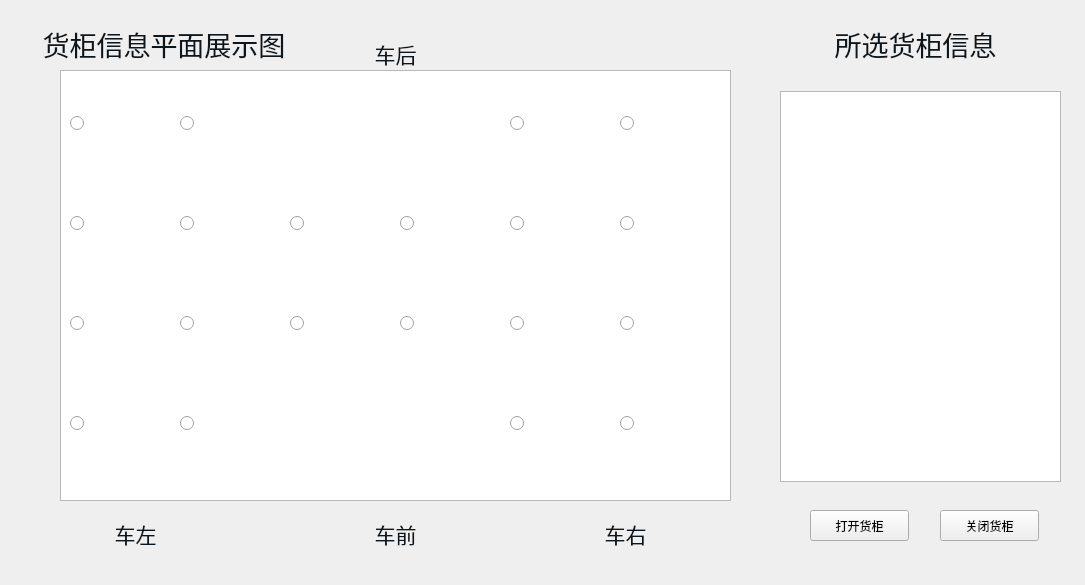
<?xml version="1.0" encoding="UTF-8"?>
<ui version="4.0">
 <class>BoxInfoWidget</class>
 <widget class="QWidget" name="BoxInfoWidget">
  <property name="geometry">
   <rect>
    <x>0</x>
    <y>0</y>
    <width>1085</width>
    <height>585</height>
   </rect>
  </property>
  <property name="windowTitle">
   <string>Form</string>
  </property>
  <widget class="QTextBrowser" name="textBrowser">
   <property name="geometry">
    <rect>
     <x>780</x>
     <y>91</y>
     <width>281</width>
     <height>391</height>
    </rect>
   </property>
  </widget>
  <widget class="QPushButton" name="pushButton_openBox">
   <property name="geometry">
    <rect>
     <x>810</x>
     <y>510</y>
     <width>99</width>
     <height>31</height>
    </rect>
   </property>
   <property name="text">
    <string>打开货柜</string>
   </property>
  </widget>
  <widget class="QPushButton" name="pushButton_closeBox">
   <property name="geometry">
    <rect>
     <x>940</x>
     <y>510</y>
     <width>99</width>
     <height>31</height>
    </rect>
   </property>
   <property name="text">
    <string>关闭货柜</string>
   </property>
  </widget>
  <widget class="QLabel" name="label_13">
   <property name="geometry">
    <rect>
     <x>20</x>
     <y>20</y>
     <width>288</width>
     <height>49</height>
    </rect>
   </property>
   <property name="text">
    <string>&lt;!DOCTYPE HTML PUBLIC &quot;-//W3C//DTD HTML 4.0//EN&quot; &quot;http://www.w3.org/TR/REC-html40/strict.dtd&quot;&gt;
&lt;html&gt;&lt;head&gt;&lt;meta name=&quot;qrichtext&quot; content=&quot;1&quot; /&gt;&lt;style type=&quot;text/css&quot;&gt;
p, li { white-space: pre-wrap; }
&lt;/style&gt;&lt;/head&gt;&lt;body style=&quot; font-family:'Ubuntu'; font-size:11pt; font-weight:400; font-style:normal;&quot;&gt;
&lt;p align=&quot;center&quot; style=&quot; margin-top:12px; margin-bottom:12px; margin-left:0px; margin-right:0px; -qt-block-indent:0; text-indent:0px;&quot;&gt;&lt;span style=&quot; font-size:20pt; color:#0c161c;&quot;&gt;货柜信息平面展示图&lt;/span&gt;&lt;/p&gt;&lt;/body&gt;&lt;/html&gt;</string>
   </property>
  </widget>
  <widget class="QLabel" name="label_14">
   <property name="geometry">
    <rect>
     <x>820</x>
     <y>20</y>
     <width>191</width>
     <height>49</height>
    </rect>
   </property>
   <property name="text">
    <string>&lt;!DOCTYPE HTML PUBLIC &quot;-//W3C//DTD HTML 4.0//EN&quot; &quot;http://www.w3.org/TR/REC-html40/strict.dtd&quot;&gt;
&lt;html&gt;&lt;head&gt;&lt;meta name=&quot;qrichtext&quot; content=&quot;1&quot; /&gt;&lt;style type=&quot;text/css&quot;&gt;
p, li { white-space: pre-wrap; }
&lt;/style&gt;&lt;/head&gt;&lt;body style=&quot; font-family:'Ubuntu'; font-size:11pt; font-weight:400; font-style:normal;&quot;&gt;
&lt;p align=&quot;center&quot; style=&quot; margin-top:12px; margin-bottom:12px; margin-left:0px; margin-right:0px; -qt-block-indent:0; text-indent:0px;&quot;&gt;&lt;span style=&quot; font-size:20pt; color:#0c161c;&quot;&gt;所选货柜信息&lt;/span&gt;&lt;/p&gt;&lt;/body&gt;&lt;/html&gt;</string>
   </property>
  </widget>
  <widget class="QLabel" name="label_15">
   <property name="geometry">
    <rect>
     <x>570</x>
     <y>510</y>
     <width>111</width>
     <height>49</height>
    </rect>
   </property>
   <property name="text">
    <string>&lt;!DOCTYPE HTML PUBLIC &quot;-//W3C//DTD HTML 4.0//EN&quot; &quot;http://www.w3.org/TR/REC-html40/strict.dtd&quot;&gt;
&lt;html&gt;&lt;head&gt;&lt;meta name=&quot;qrichtext&quot; content=&quot;1&quot; /&gt;&lt;style type=&quot;text/css&quot;&gt;
p, li { white-space: pre-wrap; }
&lt;/style&gt;&lt;/head&gt;&lt;body style=&quot; font-family:'Ubuntu'; font-size:11pt; font-weight:400; font-style:normal;&quot;&gt;
&lt;p align=&quot;center&quot; style=&quot; margin-top:12px; margin-bottom:12px; margin-left:0px; margin-right:0px; -qt-block-indent:0; text-indent:0px;&quot;&gt;&lt;span style=&quot; font-size:16pt; color:#0c161c;&quot;&gt;车右&lt;/span&gt;&lt;/p&gt;&lt;/body&gt;&lt;/html&gt;</string>
   </property>
  </widget>
  <widget class="QLabel" name="label_16">
   <property name="geometry">
    <rect>
     <x>340</x>
     <y>510</y>
     <width>111</width>
     <height>49</height>
    </rect>
   </property>
   <property name="text">
    <string>&lt;!DOCTYPE HTML PUBLIC &quot;-//W3C//DTD HTML 4.0//EN&quot; &quot;http://www.w3.org/TR/REC-html40/strict.dtd&quot;&gt;
&lt;html&gt;&lt;head&gt;&lt;meta name=&quot;qrichtext&quot; content=&quot;1&quot; /&gt;&lt;style type=&quot;text/css&quot;&gt;
p, li { white-space: pre-wrap; }
&lt;/style&gt;&lt;/head&gt;&lt;body style=&quot; font-family:'Ubuntu'; font-size:11pt; font-weight:400; font-style:normal;&quot;&gt;
&lt;p align=&quot;center&quot; style=&quot; margin-top:12px; margin-bottom:12px; margin-left:0px; margin-right:0px; -qt-block-indent:0; text-indent:0px;&quot;&gt;&lt;span style=&quot; font-size:16pt; color:#0c161c;&quot;&gt;车前&lt;/span&gt;&lt;/p&gt;&lt;/body&gt;&lt;/html&gt;</string>
   </property>
  </widget>
  <widget class="QLabel" name="label_17">
   <property name="geometry">
    <rect>
     <x>80</x>
     <y>510</y>
     <width>111</width>
     <height>49</height>
    </rect>
   </property>
   <property name="text">
    <string>&lt;!DOCTYPE HTML PUBLIC &quot;-//W3C//DTD HTML 4.0//EN&quot; &quot;http://www.w3.org/TR/REC-html40/strict.dtd&quot;&gt;
&lt;html&gt;&lt;head&gt;&lt;meta name=&quot;qrichtext&quot; content=&quot;1&quot; /&gt;&lt;style type=&quot;text/css&quot;&gt;
p, li { white-space: pre-wrap; }
&lt;/style&gt;&lt;/head&gt;&lt;body style=&quot; font-family:'Ubuntu'; font-size:11pt; font-weight:400; font-style:normal;&quot;&gt;
&lt;p align=&quot;center&quot; style=&quot; margin-top:12px; margin-bottom:12px; margin-left:0px; margin-right:0px; -qt-block-indent:0; text-indent:0px;&quot;&gt;&lt;span style=&quot; font-size:16pt; color:#0c161c;&quot;&gt;车左&lt;/span&gt;&lt;/p&gt;&lt;/body&gt;&lt;/html&gt;</string>
   </property>
  </widget>
  <widget class="QLabel" name="label_18">
   <property name="geometry">
    <rect>
     <x>340</x>
     <y>30</y>
     <width>111</width>
     <height>49</height>
    </rect>
   </property>
   <property name="text">
    <string>&lt;!DOCTYPE HTML PUBLIC &quot;-//W3C//DTD HTML 4.0//EN&quot; &quot;http://www.w3.org/TR/REC-html40/strict.dtd&quot;&gt;
&lt;html&gt;&lt;head&gt;&lt;meta name=&quot;qrichtext&quot; content=&quot;1&quot; /&gt;&lt;style type=&quot;text/css&quot;&gt;
p, li { white-space: pre-wrap; }
&lt;/style&gt;&lt;/head&gt;&lt;body style=&quot; font-family:'Ubuntu'; font-size:11pt; font-weight:400; font-style:normal;&quot;&gt;
&lt;p align=&quot;center&quot; style=&quot; margin-top:12px; margin-bottom:12px; margin-left:0px; margin-right:0px; -qt-block-indent:0; text-indent:0px;&quot;&gt;&lt;span style=&quot; font-size:16pt; color:#0c161c;&quot;&gt;车后&lt;/span&gt;&lt;/p&gt;&lt;/body&gt;&lt;/html&gt;</string>
   </property>
  </widget>
  <widget class="QGraphicsView" name="graphicsView">
   <property name="geometry">
    <rect>
     <x>60</x>
     <y>70</y>
     <width>671</width>
     <height>431</height>
    </rect>
   </property>
  </widget>
  <widget class="QRadioButton" name="radioButton_17">
   <property name="geometry">
    <rect>
     <x>620</x>
     <y>100</y>
     <width>96</width>
     <height>47</height>
    </rect>
   </property>
   <property name="styleSheet">
    <string notr="true">QRadioButton：
QRadioButton::indicator 
{
    width: 13px;
    height: 13px;
}
QRadioButton::indicator::unchecked 
{  
    image: url(:/images/B2_6.png);
}
  
QRadioButton::indicator:unchecked:hover 
{   
    image: url(:/images/B2_5.png);
}
  
QRadioButton::indicator:unchecked:pressed 
{  
    image: url(:/images/B2_4.png);
}
  
QRadioButton::indicator::checked 
{   
    image: url(:/images/B2_4.png);
}
QRadioButton::indicator:checked:hover 
{  
    image: url(:/images/B2_4.png);
}
  
QRadioButton::indicator:checked:pressed 
{ 
    image: url(:/images/B2_6.png);
}
QRadioButton:pressed
{ padding-left:2px;
  padding-top:2px;}</string>
   </property>
   <property name="text">
    <string/>
   </property>
  </widget>
  <widget class="QRadioButton" name="radioButton_10">
   <property name="geometry">
    <rect>
     <x>290</x>
     <y>280</y>
     <width>97</width>
     <height>86</height>
    </rect>
   </property>
   <property name="styleSheet">
    <string notr="true">QRadioButton：
QRadioButton::indicator 
{
    width: 13px;
    height: 13px;
}
QRadioButton::indicator::unchecked 
{  
    image: url(:/images/C3_3.png);
}
  
QRadioButton::indicator:unchecked:hover 
{   
    image: url(:/images/C3_2.png);
}
  
QRadioButton::indicator:unchecked:pressed 
{  
    image: url(:/images/C3_1.png);
}
  
QRadioButton::indicator::checked 
{   
    image: url(:/images/C3_1.png);
}
QRadioButton::indicator:checked:hover 
{  
    image: url(:/images/C3_1.png);
}
  
QRadioButton::indicator:checked:pressed 
{ 
    image: url(:/images/C3_3.png);
}
QRadioButton:pressed
{ padding-left:2px;
  padding-top:2px;}</string>
   </property>
   <property name="text">
    <string/>
   </property>
  </widget>
  <widget class="QRadioButton" name="radioButton_16">
   <property name="geometry">
    <rect>
     <x>510</x>
     <y>380</y>
     <width>97</width>
     <height>87</height>
    </rect>
   </property>
   <property name="styleSheet">
    <string notr="true">QRadioButton：
QRadioButton::indicator 
{
    width: 13px;
    height: 13px;
}
QRadioButton::indicator::unchecked 
{  
    image: url(:/images/B7_3.png);
}
  
QRadioButton::indicator:unchecked:hover 
{   
    image: url(:/images/B7_2.png);
}
  
QRadioButton::indicator:unchecked:pressed 
{  
    image: url(:/images/B7_1.png);
}
  
QRadioButton::indicator::checked 
{   
    image: url(:/images/B7_1.png);
}
QRadioButton::indicator:checked:hover 
{  
    image: url(:/images/B7_1.png);
}
  
QRadioButton::indicator:checked:pressed 
{ 
    image: url(:/images/B7_3.png);
}
QRadioButton:pressed
{ padding-left:2px;
  padding-top:2px;}</string>
   </property>
   <property name="text">
    <string/>
   </property>
  </widget>
  <widget class="QRadioButton" name="radioButton_15">
   <property name="geometry">
    <rect>
     <x>510</x>
     <y>280</y>
     <width>97</width>
     <height>87</height>
    </rect>
   </property>
   <property name="styleSheet">
    <string notr="true">QRadioButton：
QRadioButton::indicator 
{
    width: 13px;
    height: 13px;
}
QRadioButton::indicator::unchecked 
{  
    image: url(:/images/B5_3.png);
}
  
QRadioButton::indicator:unchecked:hover 
{   
    image: url(:/images/B5_2.png);
}
  
QRadioButton::indicator:unchecked:pressed 
{  
    image: url(:/images/B5_1.png);
}
  
QRadioButton::indicator::checked 
{   
    image: url(:/images/B5_1.png);
}
QRadioButton::indicator:checked:hover 
{  
    image: url(:/images/B5_1.png);
}
  
QRadioButton::indicator:checked:pressed 
{ 
    image: url(:/images/B5_3.png);
}
QRadioButton:pressed
{ padding-left:2px;
  padding-top:2px;}</string>
   </property>
   <property name="text">
    <string/>
   </property>
  </widget>
  <widget class="QRadioButton" name="radioButton_14">
   <property name="geometry">
    <rect>
     <x>510</x>
     <y>200</y>
     <width>97</width>
     <height>47</height>
    </rect>
   </property>
   <property name="styleSheet">
    <string notr="true">QRadioButton：
QRadioButton::indicator 
{
    width: 13px;
    height: 13px;
}
QRadioButton::indicator::unchecked 
{  
    image: url(:/images/B3_6.png);
}
  
QRadioButton::indicator:unchecked:hover 
{   
    image: url(:/images/B3_5.png);
}
  
QRadioButton::indicator:unchecked:pressed 
{  
    image: url(:/images/B3_4.png);
}
  
QRadioButton::indicator::checked 
{   
    image: url(:/images/B3_4.png);
}
QRadioButton::indicator:checked:hover 
{  
    image: url(:/images/B3_4.png);
}
  
QRadioButton::indicator:checked:pressed 
{ 
    image: url(:/images/B3_6.png);
}
QRadioButton:pressed
{ padding-left:2px;
  padding-top:2px;}</string>
   </property>
   <property name="text">
    <string/>
   </property>
  </widget>
  <widget class="QRadioButton" name="radioButton_13">
   <property name="geometry">
    <rect>
     <x>510</x>
     <y>100</y>
     <width>97</width>
     <height>47</height>
    </rect>
   </property>
   <property name="styleSheet">
    <string notr="true">QRadioButton：
QRadioButton::indicator 
{
    width: 13px;
    height: 13px;
}
QRadioButton::indicator::unchecked 
{  
    image: url(:/images/B1_6.png);
}
  
QRadioButton::indicator:unchecked:hover 
{   
    image: url(:/images/B1_5.png);
}
  
QRadioButton::indicator:unchecked:pressed 
{  
    image: url(:/images/B1_4.png);
}
  
QRadioButton::indicator::checked 
{   
    image: url(:/images/B1_4.png);
}
QRadioButton::indicator:checked:hover 
{  
    image: url(:/images/B1_4.png);
}
  
QRadioButton::indicator:checked:pressed 
{ 
    image: url(:/images/B1_6.png);
}
QRadioButton:pressed
{ padding-left:2px;
  padding-top:2px;}</string>
   </property>
   <property name="text">
    <string/>
   </property>
  </widget>
  <widget class="QRadioButton" name="radioButton_4">
   <property name="geometry">
    <rect>
     <x>70</x>
     <y>380</y>
     <width>97</width>
     <height>87</height>
    </rect>
   </property>
   <property name="styleSheet">
    <string notr="true">QRadioButton：
QRadioButton::indicator 
{
    width: 13px;
    height: 13px;
}
QRadioButton::indicator::unchecked 
{  
    image: url(:/images/A7_3.png);
}
  
QRadioButton::indicator:unchecked:hover 
{   
    image: url(:/images/A7_2.png);
}
  
QRadioButton::indicator:unchecked:pressed 
{  
    image: url(:/images/A7_1.png);
}
  
QRadioButton::indicator::checked 
{   
    image: url(:/images/A7_1.png);
}
QRadioButton::indicator:checked:hover 
{  
    image: url(:/images/A7_1.png);
}
  
QRadioButton::indicator:checked:pressed 
{ 
    image: url(:/images/A7_3.png);
}
QRadioButton:pressed
{ padding-left:2px;
  padding-top:2px;}</string>
   </property>
   <property name="text">
    <string/>
   </property>
  </widget>
  <widget class="QRadioButton" name="radioButton_8">
   <property name="geometry">
    <rect>
     <x>180</x>
     <y>380</y>
     <width>96</width>
     <height>87</height>
    </rect>
   </property>
   <property name="styleSheet">
    <string notr="true">QRadioButton：
QRadioButton::indicator 
{
    width: 13px;
    height: 13px;
}
QRadioButton::indicator::unchecked 
{  
    image: url(:/images/A8_3.png);
}
  
QRadioButton::indicator:unchecked:hover 
{   
    image: url(:/images/A8_2.png);
}
  
QRadioButton::indicator:unchecked:pressed 
{  
    image: url(:/images/A8_1.png);
}
  
QRadioButton::indicator::checked 
{   
    image: url(:/images/A8_1.png);
}
QRadioButton::indicator:checked:hover 
{  
    image: url(:/images/A8_1.png);
}
  
QRadioButton::indicator:checked:pressed 
{ 
    image: url(:/images/A8_3.png);
}
QRadioButton:pressed
{ padding-left:2px;
  padding-top:2px;}</string>
   </property>
   <property name="text">
    <string/>
   </property>
  </widget>
  <widget class="QRadioButton" name="radioButton_7">
   <property name="geometry">
    <rect>
     <x>180</x>
     <y>280</y>
     <width>96</width>
     <height>87</height>
    </rect>
   </property>
   <property name="styleSheet">
    <string notr="true">QRadioButton：
QRadioButton::indicator 
{
    width: 13px;
    height: 13px;
}
QRadioButton::indicator::unchecked 
{  
    image: url(:/images/A6_3.png);
}
  
QRadioButton::indicator:unchecked:hover 
{   
    image: url(:/images/A6_2.png);
}
  
QRadioButton::indicator:unchecked:pressed 
{  
    image: url(:/images/A6_1.png);
}
  
QRadioButton::indicator::checked 
{   
    image: url(:/images/A6_1.png);
}
QRadioButton::indicator:checked:hover 
{  
    image: url(:/images/A6_1.png);
}
  
QRadioButton::indicator:checked:pressed 
{ 
    image: url(:/images/A6_3.png);
}
QRadioButton:pressed
{ padding-left:2px;
  padding-top:2px;}</string>
   </property>
   <property name="text">
    <string/>
   </property>
  </widget>
  <widget class="QRadioButton" name="radioButton_6">
   <property name="geometry">
    <rect>
     <x>180</x>
     <y>200</y>
     <width>96</width>
     <height>47</height>
    </rect>
   </property>
   <property name="styleSheet">
    <string notr="true">QRadioButton：
QRadioButton::indicator 
{
    width: 13px;
    height: 13px;
}
QRadioButton::indicator::unchecked 
{  
    image: url(:/images/A4_6.png);
}
  
QRadioButton::indicator:unchecked:hover 
{   
    image: url(:/images/A4_5.png);
}
  
QRadioButton::indicator:unchecked:pressed 
{  
    image: url(:/images/A4_4.png);
}
  
QRadioButton::indicator::checked 
{   
    image: url(:/images/A4_4.png);
}
QRadioButton::indicator:checked:hover 
{  
    image: url(:/images/A4_4.png);
}
  
QRadioButton::indicator:checked:pressed 
{ 
    image: url(:/images/A4_6.png);
}
QRadioButton:pressed
{ padding-left:2px;
  padding-top:2px;}</string>
   </property>
   <property name="text">
    <string/>
   </property>
  </widget>
  <widget class="QRadioButton" name="radioButton_20">
   <property name="geometry">
    <rect>
     <x>620</x>
     <y>380</y>
     <width>96</width>
     <height>87</height>
    </rect>
   </property>
   <property name="styleSheet">
    <string notr="true">QRadioButton：
QRadioButton::indicator 
{
    width: 13px;
    height: 13px;
}
QRadioButton::indicator::unchecked 
{  
    image: url(:/images/B8_3.png);
}
  
QRadioButton::indicator:unchecked:hover 
{   
    image: url(:/images/B8_2.png);
}
  
QRadioButton::indicator:unchecked:pressed 
{  
    image: url(:/images/B8_1.png);
}
  
QRadioButton::indicator::checked 
{   
    image: url(:/images/B8_1.png);
}
QRadioButton::indicator:checked:hover 
{  
    image: url(:/images/B8_1.png);
}
  
QRadioButton::indicator:checked:pressed 
{ 
    image: url(:/images/B8_3.png);
}
QRadioButton:pressed
{ padding-left:2px;
  padding-top:2px;}</string>
   </property>
   <property name="text">
    <string/>
   </property>
  </widget>
  <widget class="QRadioButton" name="radioButton_5">
   <property name="geometry">
    <rect>
     <x>180</x>
     <y>100</y>
     <width>96</width>
     <height>47</height>
    </rect>
   </property>
   <property name="styleSheet">
    <string notr="true">QRadioButton：
QRadioButton::indicator 
{
    width: 13px;
    height: 13px;
}
QRadioButton::indicator::unchecked 
{  
    image: url(:/images/A2_6.png);
}
  
QRadioButton::indicator:unchecked:hover 
{   
    image: url(:/images/A2_5.png);
}
  
QRadioButton::indicator:unchecked:pressed 
{  
    image: url(:/images/A2_4.png);
}
  
QRadioButton::indicator::checked 
{   
    image: url(:/images/A2_4.png);
}
QRadioButton::indicator:checked:hover 
{  
    image: url(:/images/A2_4.png);
}
  
QRadioButton::indicator:checked:pressed 
{ 
    image: url(:/images/A2_6.png);
}
QRadioButton:pressed
{ padding-left:1px;
  padding-top:1px;}</string>
   </property>
   <property name="text">
    <string/>
   </property>
  </widget>
  <widget class="QRadioButton" name="radioButton_2">
   <property name="geometry">
    <rect>
     <x>70</x>
     <y>200</y>
     <width>97</width>
     <height>47</height>
    </rect>
   </property>
   <property name="styleSheet">
    <string notr="true">QRadioButton：
QRadioButton::indicator 
{
    width: 13px;
    height: 13px;
}
QRadioButton::indicator::unchecked 
{  
    image: url(:/images/A3_6.png);
}
  
QRadioButton::indicator:unchecked:hover 
{   
    image: url(:/images/A3_5.png);
}
  
QRadioButton::indicator:unchecked:pressed 
{  
    image: url(:/images/A3_4.png);
}
  
QRadioButton::indicator::checked 
{   
    image: url(:/images/A3_4.png);
}
QRadioButton::indicator:checked:hover 
{  
    image: url(:/images/A3_4.png);
}
  
QRadioButton::indicator:checked:pressed 
{ 
    image: url(:/images/A3_6.png);
}
QRadioButton:pressed
{ padding-left:2px;
  padding-top:2px;}</string>
   </property>
   <property name="text">
    <string/>
   </property>
  </widget>
  <widget class="QRadioButton" name="radioButton_3">
   <property name="geometry">
    <rect>
     <x>70</x>
     <y>280</y>
     <width>97</width>
     <height>87</height>
    </rect>
   </property>
   <property name="styleSheet">
    <string notr="true">QRadioButton：
QRadioButton::indicator 
{
    width: 13px;
    height: 13px;
}
QRadioButton::indicator::unchecked 
{  
    image: url(:/images/A5_3.png);
}
  
QRadioButton::indicator:unchecked:hover 
{   
    image: url(:/images/A5_2.png);
}
  
QRadioButton::indicator:unchecked:pressed 
{  
    image: url(:/images/A5_1.png);
}
  
QRadioButton::indicator::checked 
{   
    image: url(:/images/A5_1.png);
}
QRadioButton::indicator:checked:hover 
{  
    image: url(:/images/A5_1.png);
}
  
QRadioButton::indicator:checked:pressed 
{ 
    image: url(:/images/A5_3.png);
}
QRadioButton:pressed
{ padding-left:2px;
  padding-top:2px;}</string>
   </property>
   <property name="text">
    <string/>
   </property>
  </widget>
  <widget class="QRadioButton" name="radioButton_19">
   <property name="geometry">
    <rect>
     <x>620</x>
     <y>280</y>
     <width>96</width>
     <height>87</height>
    </rect>
   </property>
   <property name="styleSheet">
    <string notr="true">QRadioButton：
QRadioButton::indicator 
{
    width: 13px;
    height: 13px;
}
QRadioButton::indicator::unchecked 
{  
    image: url(:/images/B6_3.png);
}
  
QRadioButton::indicator:unchecked:hover 
{   
    image: url(:/images/B6_2.png);
}
  
QRadioButton::indicator:unchecked:pressed 
{  
    image: url(:/images/B6_1.png);
}
  
QRadioButton::indicator::checked 
{   
    image: url(:/images/B6_1.png);
}
QRadioButton::indicator:checked:hover 
{  
    image: url(:/images/B6_1.png);
}
  
QRadioButton::indicator:checked:pressed 
{ 
    image: url(:/images/B6_3.png);
}
QRadioButton:pressed
{ padding-left:2px;
  padding-top:2px;}</string>
   </property>
   <property name="text">
    <string/>
   </property>
  </widget>
  <widget class="QRadioButton" name="radioButton_18">
   <property name="geometry">
    <rect>
     <x>620</x>
     <y>200</y>
     <width>96</width>
     <height>47</height>
    </rect>
   </property>
   <property name="styleSheet">
    <string notr="true">QRadioButton：
QRadioButton::indicator 
{
    width: 13px;
    height: 13px;
}
QRadioButton::indicator::unchecked 
{  
    image: url(:/images/B4_6.png);
}
  
QRadioButton::indicator:unchecked:hover 
{   
    image: url(:/images/B4_5.png);
}
  
QRadioButton::indicator:unchecked:pressed 
{  
    image: url(:/images/B4_4.png);
}
  
QRadioButton::indicator::checked 
{   
    image: url(:/images/B4_4.png);
}
QRadioButton::indicator:checked:hover 
{  
    image: url(:/images/B4_4.png);
}
  
QRadioButton::indicator:checked:pressed 
{ 
    image: url(:/images/B4_6.png);
}
QRadioButton:pressed
{ padding-left:2px;
  padding-top:2px;}</string>
   </property>
   <property name="text">
    <string/>
   </property>
  </widget>
  <widget class="QRadioButton" name="radioButton_9">
   <property name="geometry">
    <rect>
     <x>290</x>
     <y>180</y>
     <width>97</width>
     <height>87</height>
    </rect>
   </property>
   <property name="styleSheet">
    <string notr="true">QRadioButton：
QRadioButton::indicator 
{
    width: 13px;
    height: 13px;
}
QRadioButton::indicator::unchecked 
{  
    image: url(:/images/C1_3.png);
}
  
QRadioButton::indicator:unchecked:hover 
{   
    image: url(:/images/C1_2.png);
}
  
QRadioButton::indicator:unchecked:pressed 
{  
    image: url(:/images/C1_1.png);
}
  
QRadioButton::indicator::checked 
{   
    image: url(:/images/C1_1.png);
}
QRadioButton::indicator:checked:hover 
{  
    image: url(:/images/C1_1.png);
}
  
QRadioButton::indicator:checked:pressed 
{ 
    image: url(:/images/C1_3.png);
}
QRadioButton:pressed
{ padding-left:2px;
  padding-top:2px;}</string>
   </property>
   <property name="text">
    <string/>
   </property>
  </widget>
  <widget class="QRadioButton" name="radioButton_12">
   <property name="geometry">
    <rect>
     <x>400</x>
     <y>280</y>
     <width>96</width>
     <height>87</height>
    </rect>
   </property>
   <property name="styleSheet">
    <string notr="true">QRadioButton：
QRadioButton::indicator 
{
    width: 13px;
    height: 13px;
}
QRadioButton::indicator::unchecked 
{  
    image: url(:/images/C4_3.png);
}
  
QRadioButton::indicator:unchecked:hover 
{   
    image: url(:/images/C4_2.png);
}
  
QRadioButton::indicator:unchecked:pressed 
{  
    image: url(:/images/C4_1.png);
}
  
QRadioButton::indicator::checked 
{   
    image: url(:/images/C4_1.png);
}
QRadioButton::indicator:checked:hover 
{  
    image: url(:/images/C4_1.png);
}
  
QRadioButton::indicator:checked:pressed 
{ 
    image: url(:/images/C4_3.png);
}
QRadioButton:pressed
{ padding-left:2px;
  padding-top:2px;}</string>
   </property>
   <property name="text">
    <string/>
   </property>
  </widget>
  <widget class="QRadioButton" name="radioButton_11">
   <property name="geometry">
    <rect>
     <x>400</x>
     <y>180</y>
     <width>96</width>
     <height>86</height>
    </rect>
   </property>
   <property name="styleSheet">
    <string notr="true">QRadioButton：
QRadioButton::indicator 
{
    width: 13px;
    height: 13px;
}
QRadioButton::indicator::unchecked 
{  
    image: url(:/images/C2_3.png);
}
  
QRadioButton::indicator:unchecked:hover 
{   
    image: url(:/images/C2_2.png);
}
  
QRadioButton::indicator:unchecked:pressed 
{  
    image: url(:/images/C2_1.png);
}
  
QRadioButton::indicator::checked 
{   
    image: url(:/images/C2_1.png);
}
QRadioButton::indicator:checked:hover 
{  
    image: url(:/images/C2_1.png);
}
  
QRadioButton::indicator:checked:pressed 
{ 
    image: url(:/images/C2_3.png);
}
QRadioButton:pressed
{ padding-left:2px;
  padding-top:2px;}</string>
   </property>
   <property name="text">
    <string/>
   </property>
  </widget>
  <widget class="QRadioButton" name="radioButton_1">
   <property name="geometry">
    <rect>
     <x>70</x>
     <y>100</y>
     <width>97</width>
     <height>47</height>
    </rect>
   </property>
   <property name="styleSheet">
    <string notr="true">QRadioButton：
QRadioButton::indicator 
{
    width: 13px;
    height: 13px;
}
QRadioButton::indicator::unchecked 
{  
    image: url(:/images/A1_6.png);
}
  
QRadioButton::indicator:unchecked:hover 
{   
    image: url(:/images/A1_5.png);
}
  
QRadioButton::indicator:unchecked:pressed 
{  
    image: url(:/images/A1_4.png);
}
  
QRadioButton::indicator::checked 
{   
    image: url(:/images/A1_4.png);
}
QRadioButton::indicator:checked:hover 
{  
    image: url(:/images/A1_4.png);
}
  
QRadioButton::indicator:checked:pressed 
{ 
    image: url(:/images/A1_6.png);
}
QRadioButton:pressed
{ padding-left:2px;
  padding-top:2px;}</string>
   </property>
   <property name="text">
    <string/>
   </property>
  </widget>
  <zorder>graphicsView</zorder>
  <zorder>textBrowser</zorder>
  <zorder>pushButton_openBox</zorder>
  <zorder>pushButton_closeBox</zorder>
  <zorder>label_13</zorder>
  <zorder>label_14</zorder>
  <zorder>label_15</zorder>
  <zorder>label_16</zorder>
  <zorder>label_17</zorder>
  <zorder>label_18</zorder>
  <zorder>gridLayoutWidget</zorder>
  <zorder>radioButton_17</zorder>
  <zorder>radioButton_10</zorder>
  <zorder>radioButton_16</zorder>
  <zorder>radioButton_15</zorder>
  <zorder>radioButton_14</zorder>
  <zorder>radioButton_13</zorder>
  <zorder>radioButton_4</zorder>
  <zorder>radioButton_8</zorder>
  <zorder>radioButton_7</zorder>
  <zorder>radioButton_6</zorder>
  <zorder>radioButton_20</zorder>
  <zorder>radioButton_5</zorder>
  <zorder>radioButton_2</zorder>
  <zorder>radioButton_3</zorder>
  <zorder>radioButton_19</zorder>
  <zorder>radioButton_18</zorder>
  <zorder>radioButton_9</zorder>
  <zorder>radioButton_12</zorder>
  <zorder>radioButton_11</zorder>
  <zorder>radioButton_1</zorder>
 </widget>
 <resources/>
 <connections/>
</ui>
